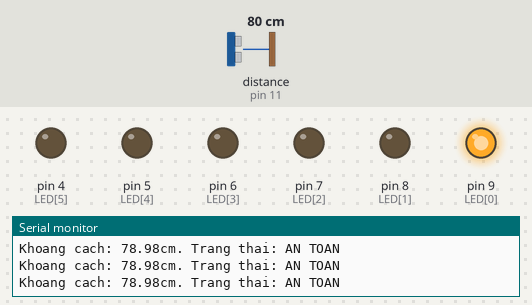
Recording of a sketch running on a simulated Arduino Uno, built with avr-gcc and run on an emulated ATmega328P. Shown: output pins drawn as LEDs (lit = HIGH), the last lines printed to the serial monitor. Wiring (inferred from the names in the program): ultrasonic range finder: trigger pin 10; echo pin 11. Inputs (shaded band) come from the test bench; at power-on: distance to the obstacle (sensor on pin 11) 80 cm. The echo pulse lasts 58.3 µs per cm; pins used as bus, display or sensor lines are not drawn.

Above: at 1.2 s.
1.3 s: distance to the obstacle (sensor on pin 11) set to 65 cm
4.3 s: distance to the obstacle (sensor on pin 11) set to 55 cm
At 5.7 s:
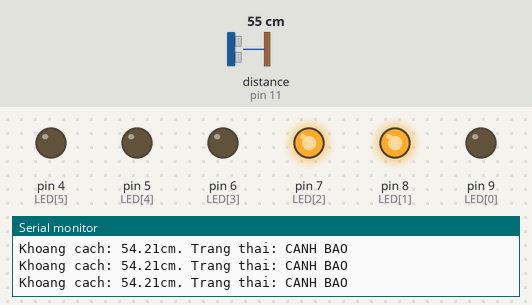
6.0 s: distance to the obstacle (sensor on pin 11) set to 34 cm
9.0 s: distance to the obstacle (sensor on pin 11) set to 26 cm
At 10.3 s:
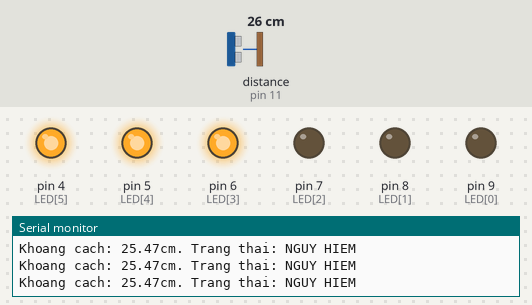
10.9 s: distance to the obstacle (sensor on pin 11) set to 35 cm
At 12.4 s:
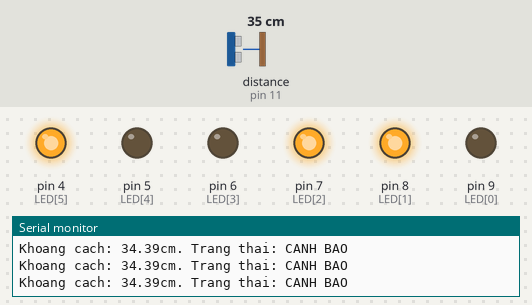
12.7 s: distance to the obstacle (sensor on pin 11) set to 9 cm
At 13.8 s:
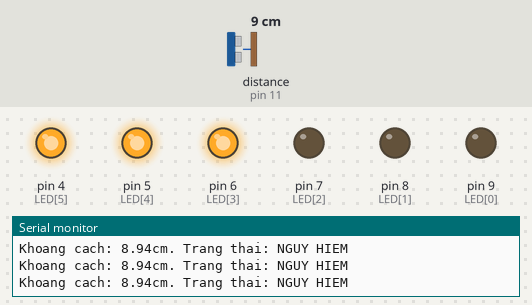
Timing chart, 0 to 15.5 s (numbered marks = the images above; inputs shaded):
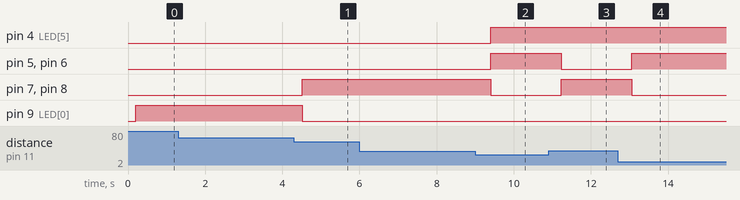

The sketch:

bai6_2.ino
```cpp
/*
Bài 6-2:
Lập trình sử dụng cảm biến HC-SR04 cảnh báo va chạm bằng tín hiệu màu led theo qui tắc:
+ Khoảng cách > 60 cm, an toàn, bật 1 led xanh (led vàng, đỏ tắt).
+ Khoảng cách từ 30 đến 60 cm, cảnh báo, bật 2 led vàng, tắt led xanh, đỏ.
+ Khoảng cách < 30 cm, nguy hiểm, bật 3 led đỏ, tắt led xanh, vàng.
Hiển thị ra Serial Monitor thông tin theo dạng:
- “Khoảng cách __ cm. trạng thái an toàn/cảnh báo / nguy hiểm” tương ứng với khoảng cách đo được
*/

const byte LED[6] = {9, 8, 7, 6, 5, 4};
const byte TRIG = 10;
const byte ECHO = 11;
unsigned long thoi_gian;
float khoang_cach;

void setup() {
  Serial.begin(9600);
  pinMode(TRIG, OUTPUT);
  pinMode(ECHO, INPUT);

  for (int i = 0; i < 6; i++) {
    pinMode(LED[i], OUTPUT);
    digitalWrite(LED[i], LOW);
  }
}

void loop() {
  digitalWrite(TRIG, LOW);
  delayMicroseconds(2);
  digitalWrite(TRIG, HIGH);
  delayMicroseconds(10);
  digitalWrite(TRIG, LOW);

  thoi_gian = pulseIn(ECHO, HIGH);
  khoang_cach = 0.034 * thoi_gian  / 2;

  Serial.print("Khoang cach: ");
  Serial.print(khoang_cach);
  Serial.print("cm. ");

  delay(200);

  if (khoang_cach > 60) {
    muc_1();
    Serial.print("Trang thai: AN TOAN\n");
  }
  else if (khoang_cach < 30) {
    muc_3();
    Serial.print("Trang thai: NGUY HIEM\n");
  }
  else {
    muc_2();
    Serial.print("Trang thai: CANH BAO\n");
  }

}

void muc_1() {
  digitalWrite(LED[0], HIGH);
  digitalWrite(LED[1], LOW);
  digitalWrite(LED[2], LOW);
  digitalWrite(LED[3], LOW);
  digitalWrite(LED[4], LOW);
  digitalWrite(LED[5], LOW);
}

void muc_2() {
  digitalWrite(LED[0], LOW);
  digitalWrite(LED[1], HIGH);
  digitalWrite(LED[2], HIGH);
  digitalWrite(LED[3], LOW);
  digitalWrite(LED[4], LOW);
  digitalWrite(LED[4], LOW);
}

void muc_3() {
  digitalWrite(LED[0], LOW);
  digitalWrite(LED[1], LOW);
  digitalWrite(LED[2], LOW);
  digitalWrite(LED[3], HIGH);
  digitalWrite(LED[4], HIGH);
  digitalWrite(LED[5], HIGH);
}
```

Measured:
- the behaviour switches between 61 and 60 cm on distance to the obstacle (sensor on pin 11) (found by bisection; images 0 and 1)
- the behaviour switches between 31 and 30 cm on distance to the obstacle (sensor on pin 11) (found by bisection; images 1 and 2)
- after the input at 4.3 s, pin 7 (LED[2]), pin 8 (LED[1]): LOW → HIGH after 0.22 s; pin 9 (LED[0]): HIGH → LOW after 0.22 s
- after the input at 9.0 s, pin 4 (LED[5]), pin 5 (LED[4]), pin 6 (LED[3]): LOW → HIGH after 0.40 s; pin 7 (LED[2]), pin 8 (LED[1]): HIGH → LOW after 0.40 s
- after the input at 10.9 s, pin 5 (LED[4]), pin 6 (LED[3]): HIGH → LOW after 0.33 s; pin 7 (LED[2]), pin 8 (LED[1]): LOW → HIGH after 0.33 s
- after the input at 12.7 s, pin 5 (LED[4]), pin 6 (LED[3]): LOW → HIGH after 0.36 s; pin 7 (LED[2]), pin 8 (LED[1]): HIGH → LOW after 0.36 s
